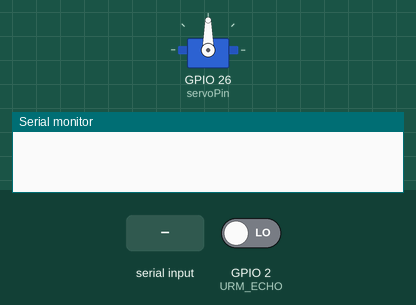
The sketch below on a simulated ESP32. Parts: servo, the last lines printed to the serial monitor. Inputs (shaded band) come from the test bench; at power-on: GPIO 2 (URM_ECHO) LOW.

Above: at 1.2 s.
1.3 s: "S90\n" received over Serial
At 3.3 s:
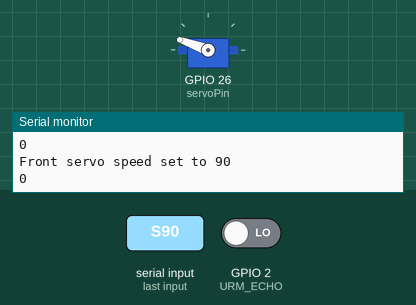
4.4 s: "P90\n" received over Serial
6.0 s: "S,45\n" received over Serial
At 6.9 s:
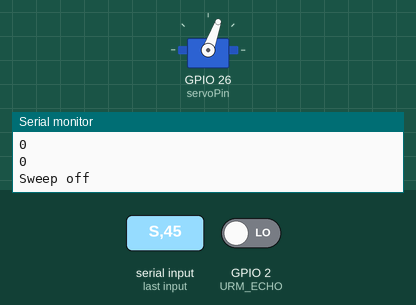
10.1 s: "P,45\n" received over Serial
At 12.4 s:
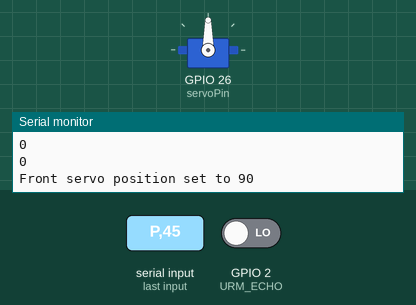
Timing chart, 0 to 13.8 s (numbered marks = the images above; inputs shaded):
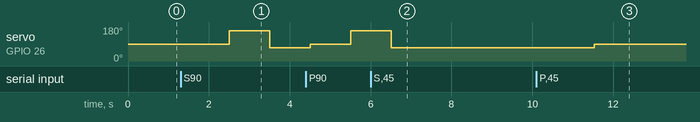

Measured:
- after the input at 1.3 s, servo on GPIO 26 (servoPin): 90° → 160° after 1.2 s, → 70° 1.0 s later
- after the input at 6.0 s, servo on GPIO 26 (servoPin): goes on until 6.5 s, then stays 70°
- after the input at 10.1 s, servo on GPIO 26 (servoPin): 70° → 90° after 1.4 s

The sketch:

test_ultrasonic_auto.ino
```cpp
// #
// # Editor(s)  :  Erwan LIBESSART, Morgan ROGER from Centralesupelec
// # Last       :  Morgan ROGER from Centralesupelec
// # Version    :  31.10.2026

// # Description:
// # The sketch for testing the ultrasonic sensor URM37 in auto mode on the ST5 VAC robot

// # Connections:
// #        URM echo output    -> Digital pin 2 (green), 5V (red), GND (black)
// #        front servo        -> Digital pin 26 (triple connector orange, red, brown)


#include "MyServo.h"

/* used Arduino pins */
const int URM_ECHO = 2; // URM echo output : PWM 0－25000µs，every 50µs represent 1cm
//const int URM_TRIG = 10; // URM trigger pin (unused in auto mode)
const int  servoPin = 26;  // pin number of the servo

/* sensor management */
unsigned long distanceInCm = 0;

/* servo management */
MyServo frontServo(servoPin, 20, 160, 0);    // create servo objects

/* task management */
#define numtask 3    // number of tasks
int deltask[numtask] = {0, 500, 500};  // array defining the period of all tasks
int timtask[numtask] ;         // array with the next execution time of all tasks
bool taskon[numtask] = {false, false, false}; // array with activation state of all tasks
void task0();  void task1();  void task2();        // declaring the function for each task
void (*NameTask[numtask])() = {  task0, task1, task2  }; // array with the name of all task functions

void TaskOn(int task) {
  taskon[task]=true;
  timtask[task] = (int)millis()+deltask[task];
}


/* SETUP */
void setup() {
  Serial.begin(115200);  // init the Serial port and set the baud rate
  URMsetup();
  frontServo.start();
  frontServo.setpos(90);
  TaskOn(0);              // activate task #0
  TaskOn(1);              // activate task #1
}

/* LOOP */
void loop() {
  for (int k=0;k<numtask;k++)
    if (taskon[k])
      if ((((int)millis()-timtask[k])>0) || (deltask[k]==0))  // if execution time has come
      {
        NameTask[k]() ;                   // launching task #k
        timtask[k]=timtask[k]+deltask[k] ;
      }
}

/* TASK #0 = read command from serial */
void task0() {
  char CharIn;
  if (Serial.available() > 0) {
    CharIn = Serial.read();
    delay(2); // essential but not too long
    switch(CharIn) {
      case 'P':  cmd_P();  break;    // setting front servo position
      case 'S':  cmd_S();  break;    // setting front servo sweep step
    }
  }
}

/* TASK #1 = distance measurement with URM */
void task1() {
  // useless in auto mode: a low pull on pin COMP/TRIG  triggering a sensor reading
  //digitalWrite(URM_TRIG, LOW);
  //digitalWrite(URM_TRIG, HIGH);
  unsigned long pulseLength = pulseIn(URM_ECHO,LOW);  // ECHO pin will output low pulses
  distanceInCm = pulseLength/50;  // every 50µs low level stands for 1cm
  Serial.println();
  if(distanceInCm>900) {             // the reading is invalid.
    Serial.println("Invalid");
  } else {
    Serial.println(distanceInCm);
  }
}

/* TASK #2 = sweep the servo */
void task2() {
  frontServo.advance();
}


/* setup of the URM */
void URMsetup() {
  //pinMode(URM_TRIG,OUTPUT);          // useless in auto mode
  //digitalWrite(URM_TRIG,HIGH);       // Set to HIGH
  pinMode(URM_ECHO, INPUT);
}

/* Command P = set servo position */
void cmd_P() {
  char c = Serial.peek() ;
  int setpoint;
  if ((c=='-') || ((c>='0') && (c<='9')))
    setpoint = Serial.parseInt(); // getting the numerical value
  else
    setpoint = 90 ; // default: center position
  frontServo.setpos(setpoint);
  Serial.print("Front servo position set to ");
  Serial.println(setpoint);
}

/* Command S = set servo sweep step */
void cmd_S() {
  char c = Serial.peek() ;
  int setpoint;
  if ((c=='-') || ((c>='0') && (c<='9'))) {
    setpoint = Serial.parseInt(); // getting the numerical value
    TaskOn(2);
    frontServo.setspeed(setpoint);
    Serial.print("Front servo speed set to ");
    Serial.println(setpoint);
  }
  else { //default: switch sweep state on/off
    if (taskon[2]) {
      taskon[2] = false;
      Serial.println("Sweep off");
    }
    else {
      TaskOn(2);
      Serial.println("Sweep on");
    }
  }
}
```

MyServo.cpp
```cpp
#include "MyServo.h"

// constructeur du servomoteur
MyServo::MyServo(int pin, int min, int max, int speed) {
	_Servomin = min;
	_Servomax = max;
	_Servospeed = speed;
	_Servosens = true;
	_Servopos = (min+max)/2 ;
	_Servopin = pin ;
	//_MonServo.attach(pin);
	//_MonServo.write(_Servopos);
}

// connexion du servomoteur
void MyServo::start(){
	_MonServo.attach(_Servopin);
}

// definit la position du servo moteur
void MyServo::setpos(int pos){
	if (pos<_Servomin) pos=_Servomin ;
	if (pos>_Servomax) pos=_Servomax ;
	_Servopos = pos ;
	_MonServo.write(_Servopos);
}

// definit la position minimale
void MyServo::setmin(int min){
	if (min<0) min=0 ;
	_Servomin = min ;
}

// definit la position maximale
void MyServo::setmax(int max){
	if (max>270) max=270 ;
	_Servomax = max ;
}

// definit la vitesse de mouvement
void MyServo::setspeed(int speed){
	_Servospeed = speed ;
}

// recupere la position minimale
int MyServo::getmin(){
	return(_Servomin)  ;
}

// recupere la position maximale
int MyServo::getmax(){
	return(_Servomax)  ;
}

// fait avancer le servo d'un pas
void MyServo::advance(){

	if (_Servosens==true) //le servo avance
    {
      if ((_Servopos+_Servospeed)>= _Servomax)
      { _Servopos=_Servomax ; _Servosens=false; }
      else
        _Servopos += _Servospeed ;
    }
  else
    {
      if ((_Servopos-_Servospeed)<= _Servomin)
      { _Servopos=_Servomin ; _Servosens=true; }
      else
        _Servopos -= _Servospeed ;
    }
  _MonServo.write(_Servopos);
}
```

MyServo.h
```cpp
#ifndef MyServo_h
#define MyServo_h
#include "Arduino.h"
#include <Servo.h>

class MyServo {
  public:
    MyServo(int pin, int min, int max, int speed); // constructeur du servomoteur
    void start();             // mise en connexion du servomoteur
    void setpos(int pos);     // definit la position du servo moteur
    void setmin(int min);     // definit la position minimale
    void setmax(int max);     // definit la position maximale
    void setspeed(int speed); // definit la vitesse de mouvement
    int  getmin();            // recupere la position minimale
    int  getmax();            // recupere la position maximale
    void advance();           // fait avancer le servo d'un pas
  private:
    Servo _MonServo ;
    int _Servopos;    // position du servo moteur
    int _Servomin;    // position minimale du servo moteur
    int _Servomax;    // position maximale du servo moteur
    char _Servospeed;  // vitesse de mouvement du servo moteur
    bool _Servosens;   // sens de mouvementG du servo moteur
    char _Servopin;    // N° de la broche
};


#endif
```
